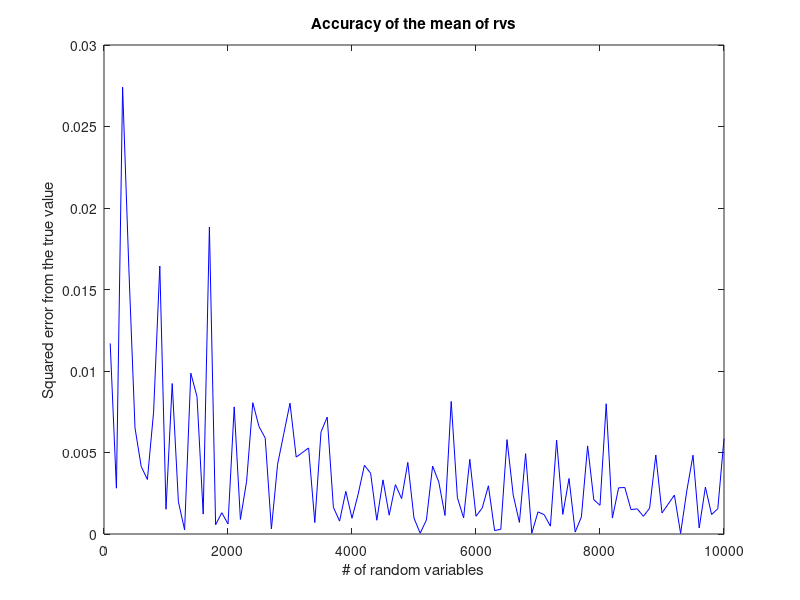

Source code (MATLAB):
clear all;
close all;

n=100;
num_exp = 100;

mu = zeros(1,num_exp);
ci_low = zeros(1,num_exp);
ci_high = zeros(1,num_exp);
count = 0;

for i=1:num_exp
    % Generate n=48 iid U(0,1) r.v.’s
    rv = rand(1,n);

    % Find sample mean, sample std dev and 95%-confidence interval for the mean
    mu(i) = mean(rv);

    % % Just to check, I calculated by-hand the sample mean, and it returns equal
    % sum_rv = sum(rv);
    % mu_sample = sum_rv/n;

    % sigma_sq = std(rv);

    % % Just to check, I calculated by-hand the sample standard deviation, and it returns equal
    % sum_dev = 0;
    % for i=1:n
    %     sum_dev = sum_dev + (rv(i) - mu)^2;
    % end
    % std_dev = sum_dev/n;
    deviation = arrayfun(@(x) (x-mu(i))^2, rv);
    std_dev = sum(deviation)/n;

    ci_low(i) = mu(i) - 1.96*sqrt(std_dev/n);
    ci_high(i) = mu(i) + 1.96*sqrt(std_dev/n);
    if(ci_low(i) > 0.5 || ci_high(i) < 0.5)
        count = count + 1;
    end
    n = n+100;
end

%Study the accuracy of the estimate with respect to the true value vs. n
err_from_true = abs(mu - 0.5);

%Plot the results
t = 100:100:100 + num_exp*99;
figure('Name', 'Experiment4');
plot(t,err_from_true, '-b');
xlabel('# of random variables');
ylabel('Squared error from the true value');
title('Accuracy of the mean of rvs')